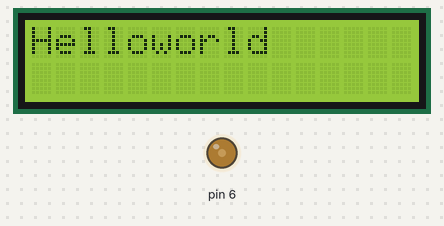
A sketch run on a simulated Arduino Uno, built with avr-gcc and run on an emulated ATmega328P. Shown: 16×2 character LCD, output pins drawn as LEDs (lit = HIGH).

Above: at 0.1 s.
At 1.1 s:
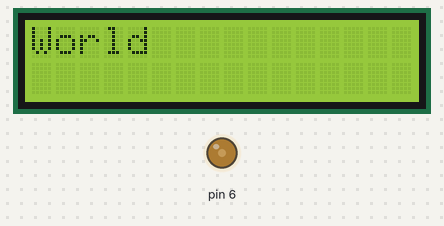

The sketch:

lcd.ino
```cpp
#include <LiquidCrystal.h>

//  The circuit:
// * LCD RS pin to digital pin 12
// * LCD Enable pin to digital pin 11
// * LCD D4 pin to digital pin 5
// * LCD D5 pin to digital pin 4
// * LCD D6 pin to digital pin 3
// * LCD D7 pin to digital pin 2
// * LCD R/W pin to ground
// * LCD VSS pin to ground
// * LCD VCC pin to 5V
// * 10K resistor:
// * ends to +5V and ground
// * wiper to LCD VO pin (pin 3)

LiquidCrystal lcd(0, 1, 5, 4, 3, 2);

int contrast = 75;
void setup() {
  analogWrite(6,contrast);
  lcd.begin(16, 2);
  writeLcd("Helloworld");
  delay(1000);
  writeLcd("World");

}

void loop() {

}

void writeLcd(String message){

  lcd.clear();
  lcd.setCursor(0,0);

  for( int i=0 ; i < message.length() && i < 32 ; i++ ){
    lcd.write(message[i]);
    if(i==15){
     lcd.setCursor(0,1);
    }
  }

}
```
